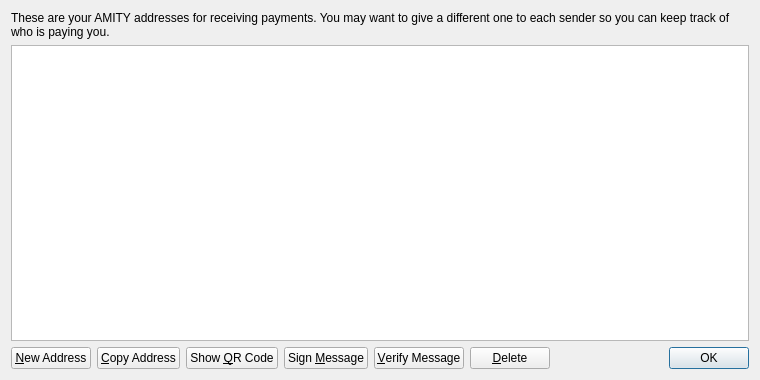
<?xml version="1.0" encoding="UTF-8"?>
<ui version="4.0">
 <class>AddressBookPage</class>
 <widget class="QWidget" name="AddressBookPage">
  <property name="geometry">
   <rect>
    <x>0</x>
    <y>0</y>
    <width>760</width>
    <height>380</height>
   </rect>
  </property>
  <property name="windowTitle">
   <string>Address Book</string>
  </property>
  <layout class="QVBoxLayout" name="verticalLayout">
   <item>
    <widget class="QLabel" name="labelExplanation">
     <property name="text">
      <string>These are your AMITY addresses for receiving payments. You may want to give a different one to each sender so you can keep track of who is paying you.</string>
     </property>
     <property name="textFormat">
      <enum>Qt::PlainText</enum>
     </property>
     <property name="wordWrap">
      <bool>true</bool>
     </property>
    </widget>
   </item>
   <item>
    <widget class="QTableView" name="tableView">
     <property name="contextMenuPolicy">
      <enum>Qt::CustomContextMenu</enum>
     </property>
     <property name="toolTip">
      <string>Double-click to edit address or label</string>
     </property>
     <property name="tabKeyNavigation">
      <bool>false</bool>
     </property>
     <property name="alternatingRowColors">
      <bool>true</bool>
     </property>
     <property name="selectionMode">
      <enum>QAbstractItemView::SingleSelection</enum>
     </property>
     <property name="selectionBehavior">
      <enum>QAbstractItemView::SelectRows</enum>
     </property>
     <property name="sortingEnabled">
      <bool>true</bool>
     </property>
     <attribute name="verticalHeaderVisible">
      <bool>false</bool>
     </attribute>
    </widget>
   </item>
   <item>
    <layout class="QHBoxLayout" name="horizontalLayout">
     <item>
      <widget class="QPushButton" name="newAddressButton">
       <property name="toolTip">
        <string>Create a new address</string>
       </property>
       <property name="text">
        <string>&amp;New Address</string>
       </property>
       <property name="icon">
        <iconset resource="../bitcoin.qrc">
         <normaloff>:/icons/add</normaloff>:/icons/add</iconset>
       </property>
      </widget>
     </item>
     <item>
      <widget class="QPushButton" name="copyToClipboard">
       <property name="toolTip">
        <string>Copy the currently selected address to the system clipboard</string>
       </property>
       <property name="text">
        <string>&amp;Copy Address</string>
       </property>
       <property name="icon">
        <iconset resource="../bitcoin.qrc">
         <normaloff>:/icons/editcopy</normaloff>:/icons/editcopy</iconset>
       </property>
      </widget>
     </item>
     <item>
      <widget class="QPushButton" name="showQRCode">
       <property name="text">
        <string>Show &amp;QR Code</string>
       </property>
       <property name="icon">
        <iconset resource="../bitcoin.qrc">
         <normaloff>:/icons/qrcode</normaloff>:/icons/qrcode</iconset>
       </property>
      </widget>
     </item>
     <item>
      <widget class="QPushButton" name="signMessage">
       <property name="toolTip">
        <string>Sign a message to prove you own a AMITY address</string>
       </property>
       <property name="text">
        <string>Sign &amp;Message</string>
       </property>
       <property name="icon">
        <iconset resource="../bitcoin.qrc">
         <normaloff>:/icons/edit</normaloff>:/icons/edit</iconset>
       </property>
      </widget>
     </item>
     <item>
      <widget class="QPushButton" name="verifyMessage">
       <property name="toolTip">
        <string>Verify a message to ensure it was signed with a specified AMITY address</string>
       </property>
       <property name="text">
        <string>&amp;Verify Message</string>
       </property>
       <property name="icon">
        <iconset resource="../bitcoin.qrc">
         <normaloff>:/icons/transaction_0</normaloff>:/icons/transaction_0</iconset>
       </property>
      </widget>
     </item>
     <item>
      <widget class="QPushButton" name="deleteButton">
       <property name="toolTip">
        <string>Delete the currently selected address from the list</string>
       </property>
       <property name="text">
        <string>&amp;Delete</string>
       </property>
       <property name="icon">
        <iconset resource="../bitcoin.qrc">
         <normaloff>:/icons/remove</normaloff>:/icons/remove</iconset>
       </property>
      </widget>
     </item>
     <item>
      <spacer name="horizontalSpacer">
       <property name="orientation">
        <enum>Qt::Horizontal</enum>
       </property>
       <property name="sizeHint" stdset="0">
        <size>
         <width>40</width>
         <height>20</height>
        </size>
       </property>
      </spacer>
     </item>
     <item>
      <widget class="QDialogButtonBox" name="buttonBox">
       <property name="sizePolicy">
        <sizepolicy hsizetype="Maximum" vsizetype="Fixed">
         <horstretch>0</horstretch>
         <verstretch>0</verstretch>
        </sizepolicy>
       </property>
       <property name="standardButtons">
        <set>QDialogButtonBox::Ok</set>
       </property>
      </widget>
     </item>
    </layout>
   </item>
  </layout>
 </widget>
 <resources>
  <include location="../bitcoin.qrc"/>
 </resources>
 <connections/>
</ui>
